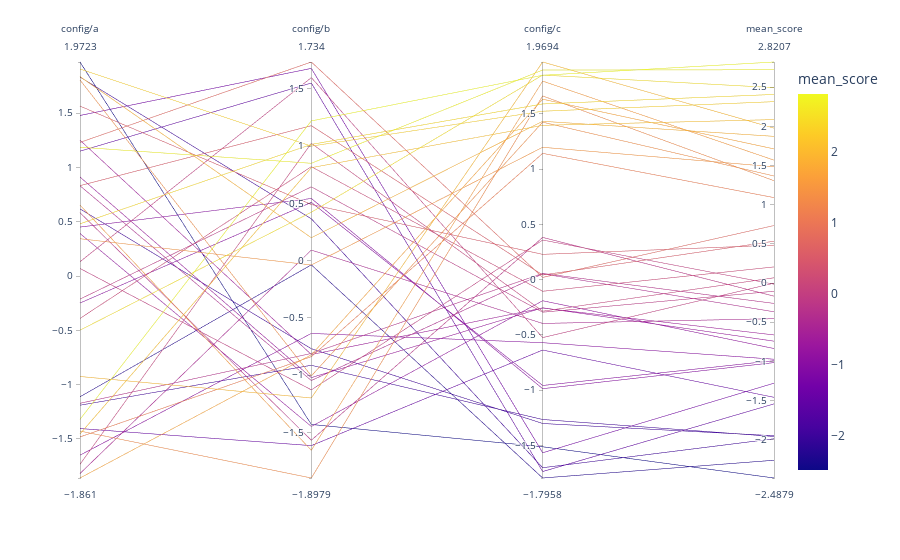

Notebook cell for this chart:
### Code cell
plot = analysis.results_df
select = ["config/a", "config/b", "config/c", "mean_score"]
p = plot[select].reset_index()
px.parallel_coordinates(p, color="mean_score")
